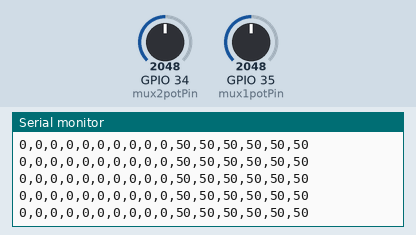
Recording of a sketch running on a simulated ESP32. Parts: the last lines printed to the serial monitor. The inputs (shaded band) are chosen by the test bench; at power-on: GPIO 34 (mux2potPin) = 2048, GPIO 35 (mux1potPin) = 2048.

Above: at 2.5 s.
2.6 s: GPIO 34 (mux2potPin) set to 2866
At 2.81 s:
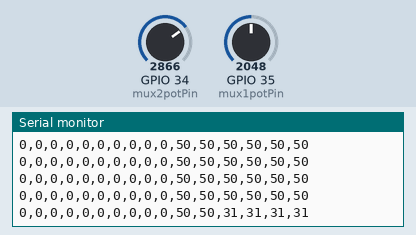
4.1 s: GPIO 35 (mux1potPin) set to 2866
At 4.16 s:
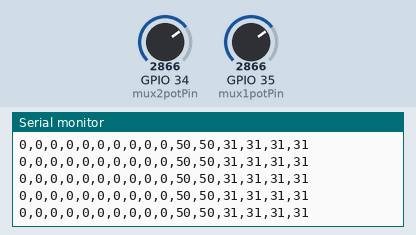
5.6 s: GPIO 34 (mux2potPin) set to 3603
At 5.64 s:
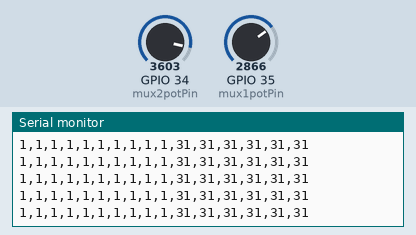
7.1 s: GPIO 35 (mux1potPin) set to 3603
At 7.12 s:
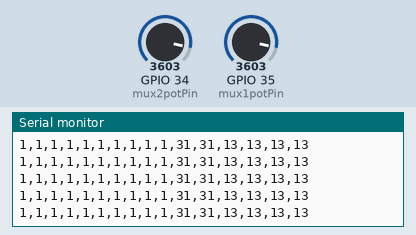

The sketch:

ESP32_FlexAndTouchSensors.ino
```cpp
// Define Pins of MUX1
const int mux1potPin = 35;  // Analog Input
const int mux1outputPin = 19;  // Digital Output
const int mux1Channels[] = {21, 22, 23, 32};  // MUX 1 control pins

// Define Pins of MUX2
const int mux2potPin = 34;  // Analog Input
const int mux2outputPin = 15;  // Digital Output
const int mux2Channels[] = {2, 4, 5, 18};  // MUX 2 control pins

const int numFlexSensors = 10;
const int numTouchSensors = 2;
const int numSoftTouchSensors = 4;
const int numSensors = numFlexSensors + numTouchSensors + numSoftTouchSensors;
const int mux1numSensors = numFlexSensors + numTouchSensors;
const int numReadings = 10;

const int thresholdFlexSensor = 200;
const int maxTouchSensor = 4095;
const int maxSoftTouchSensor = 4095;

int baseline[numSensors];   // To store baseline value
int sensors[numSensors];

void setup() {
    Serial.begin(115200);
    pinMode(mux1outputPin, OUTPUT);
    pinMode(mux2outputPin, OUTPUT);
    digitalWrite(mux1outputPin, HIGH);
    digitalWrite(mux2outputPin, HIGH);

    for (int i = 0; i < 4; i++) {
        pinMode(mux1Channels[i], OUTPUT);
        pinMode(mux2Channels[i], OUTPUT);
    }

    delay(1000);  // Wait for stability
    recordBaseline();

    Serial.print("Baseline Values: ");
    for (int i = 0; i < numSensors; i++) {
        Serial.print(baseline[i]);
        if (i < numSensors - 1) Serial.print(", ");
    }
    Serial.println();
}

void loop() {
    for (int s = 0; s < numSensors; s++) {
        int value = 0;

        if (s < mux1numSensors) {
            for (int i = 0; i < 4; i++) {
                digitalWrite(mux1Channels[i], bitRead(s, i));
            }

            digitalWrite(mux1outputPin, LOW);
            delay(1);

            int rawValue = analogRead(mux1potPin);

            if (s < numFlexSensors) {
                int normalizedValue = rawValue - baseline[s];
                if (normalizedValue > thresholdFlexSensor) {
                    value = 1;
                }
            }
            else {
                value = 100 - int(rawValue / float(maxTouchSensor) * 100);
            }

            digitalWrite(mux1outputPin, HIGH);
            delay(1);
        }
        else {
            for (int i = 0; i < 4; i++) {
                digitalWrite(mux2Channels[i], bitRead(s, i));
            }

            digitalWrite(mux2outputPin, LOW);
            delay(1);

            int rawValue = analogRead(mux2potPin);
            int normalizedValue = 100 - int(baseline[s] / float(maxSoftTouchSensor) * 100);
            value = 100 - int(rawValue / float(maxSoftTouchSensor) * 100);
            //value = value - normalizedValue;

            digitalWrite(mux2outputPin, HIGH);
            delay(1);
        }

        sensors[s] = value;

        // Send sensor values as a CSV line (comma-separated)
        Serial.print(sensors[s]);
        if (s < numSensors-1) Serial.print(",");  // Add comma except for last value
    }
    Serial.println();  // Newline to mark end of data packet

    delay(100);
}

// Function to record baseline using first 10 sensor readings
void recordBaseline() {
    for (int s = 0; s < numSensors; s++) {
        int sum = 0;

        for (int nr = 0; nr < numReadings; nr++) {
            if (s < mux1numSensors) {
                for (int i = 0; i < 4; i++) {
                    digitalWrite(mux1Channels[i], bitRead(s, i));
                }
                digitalWrite(mux1outputPin, LOW);
                delay(1);

                sum += analogRead(mux1potPin);
                digitalWrite(mux1outputPin, HIGH);
                delay(1);
            }
            else {
                for (int i = 0; i < 4; i++) {
                    digitalWrite(mux2Channels[i], bitRead(s, i));
                }
                digitalWrite(mux2outputPin, LOW);
                delay(1);

                sum += analogRead(mux2potPin);
                digitalWrite(mux2outputPin, HIGH);
                delay(1);
            }
        }

        baseline[s] = int(sum / float(numReadings));  // Compute mean for this sensor
    }
}
```

Measured:
- after the input at 2.6 s, the serial monitor: prints a new line after 0.09 s (image 1)
